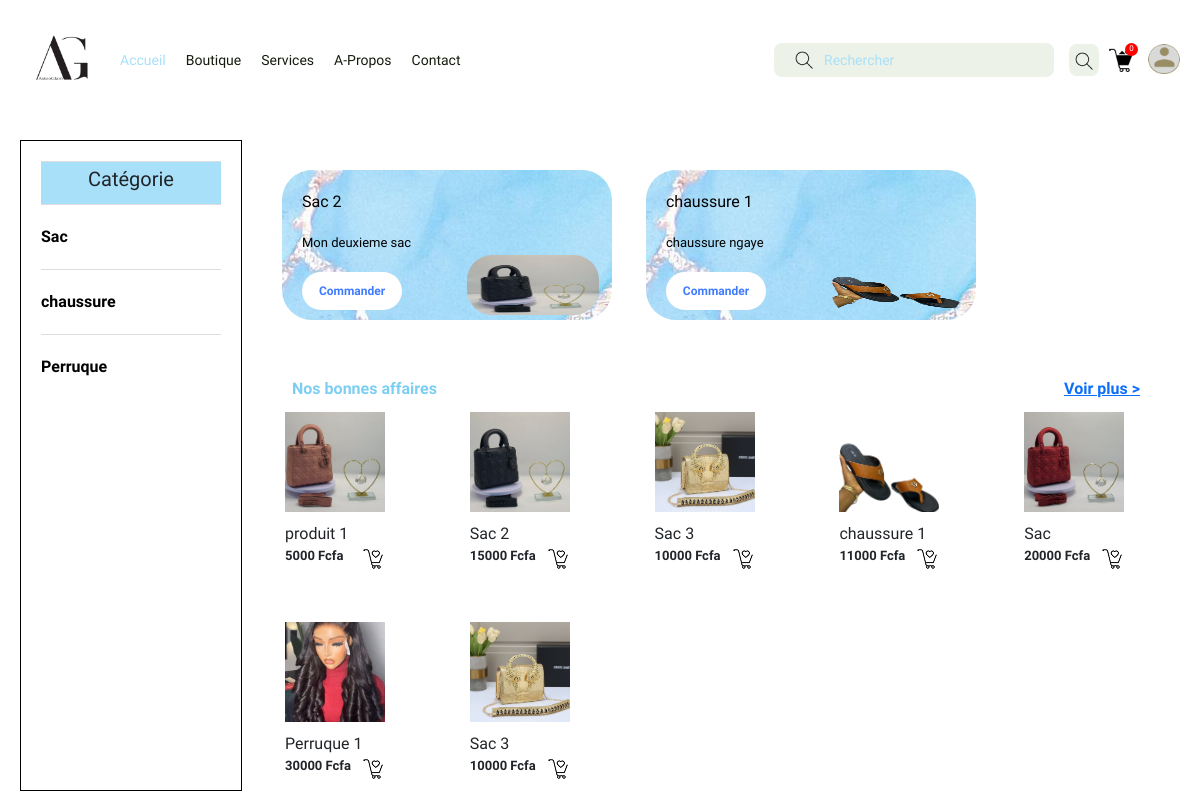
Before: / with the older database file.
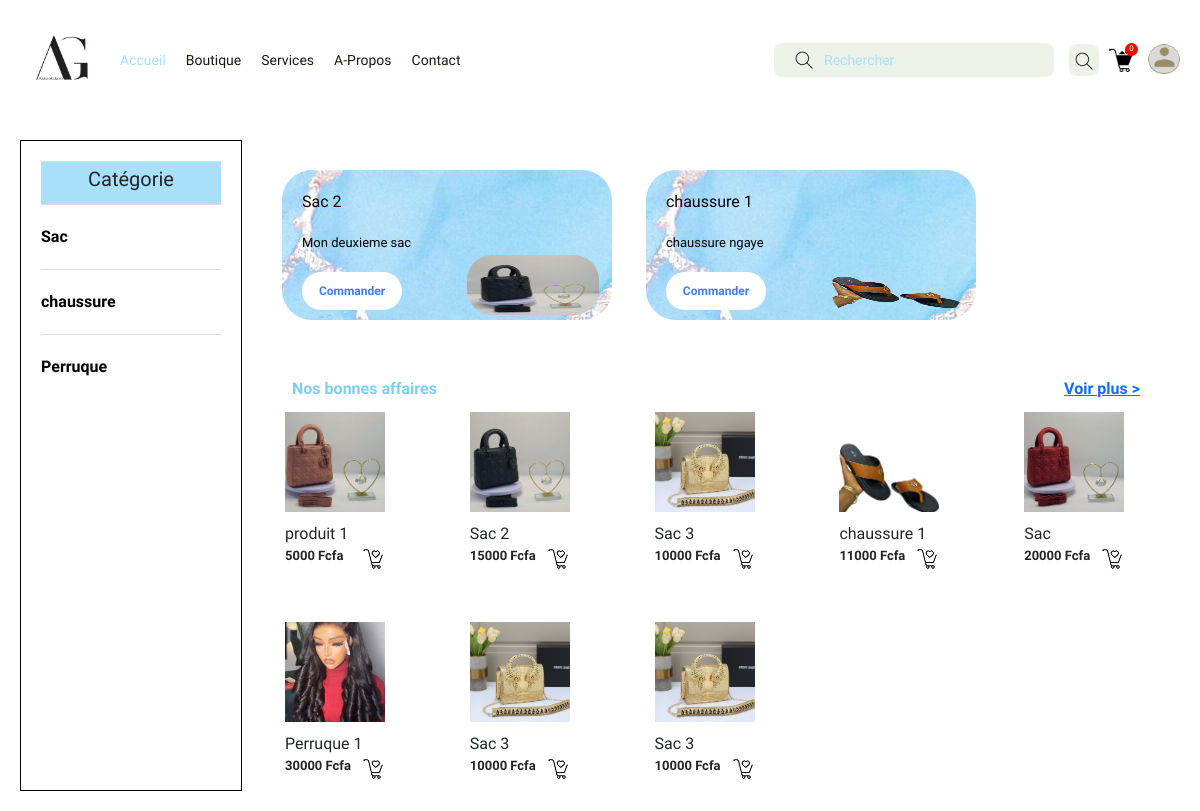
After: the same page with the newer database file.
### vente/models.py (models this page shows, shortened)
class Categorie(models.Model):
    nom= models.CharField(max_length=100)
    description= models.TextField()
    image = models.ImageField(upload_to= 'categorie_image/')

class Pub(models.Model):
    produit = models.ForeignKey(Produit,on_delete=models.SET_NULL,null=True)
    description = models.TextField()

class Produit(models.Model):
    nom = models.CharField(max_length=100)
    prix = models.IntegerField()
    description = models.TextField()
    categorie = models.ForeignKey(Categorie,on_delete=models.SET_NULL,null=True)
    image = models.ImageField(upload_to= 'produit_image/')

class BonnesAffaire(models.Model):
    produit = models.ForeignKey(Produit,on_delete=models.SET_NULL,null=True)
    date = models.DateField(auto_now_add=True)

### vente/views.py (the view)
# urls.py: path('',views.accueil,name=""),
def accueil(request):
    categories = Categorie.objects.all()
    pubs = Pub.objects.all()
    produits = Produit.objects.all()
    bonnesaffaire = BonnesAffaire.objects.all()
    return render(request,'vente/accueil.html',{'categories': categories, 'pubs': pubs,'produits': produits,'bonnesaffaires': bonnesaffaire})

### vente/context_processors.py (called while the page is built)
def panier_count(request):
    if "panier" not in request.session:
        request.session["panier"] = []
    panier = request.session["panier"]
    nombre = len(panier)
    return {'nombre': nombre}

### vente/templates/vente/accueil.html (shortened to what the changed rows need)
{%load static %}
<!DOCTYPE html>
<html lang="en">
<head>
    <link href="https://cdn.jsdelivr.net/npm/bootstrap@5.0.2/dist/css/bootstrap.min.css" rel="stylesheet">
    <link rel="stylesheet" href="{%static 'base.css'%}">
    <link rel="stylesheet" href="{%static 'accueil.css'%}">
</head>
<body>
    <div class="contenu">
       <div class="cat_pub">
            <div class="gauche">
                {% for categorie in categories %}
                    <div class="cart-item"><a href="{% url 'categorie_filtre' categorie.id %}">{{categorie.nom}}</a></div>
                {% endfor %}
            </div>
            <div class="droite">
                <marquee direction = "right" class="pub-slider">
                    {% for pub in pubs %}
                        {% if pub.produit %}
                        <div class="pub-bloc">
                            <div class="left-bloc">
                                <span class="welcome">{{ pub.produit.nom }}</span>
                                <span class="welcome-text">{{ pub.description }} </span>
                                <a href="{% url 'ajouter_au_panier' pub.produit.id %}" class="reserver">Commander</a>
                            </div>
                            <img class="pub-image" src="{{ pub.produit.image.url }}" alt="">
                        </div>
                        {% endif %}
                    {% endfor %}
                </marquee>
                <div class="bonne_affaire">
                    <div class="container">
                        {% for bonnesaffaire in bonnesaffaires %}
                            {% if bonnesaffaire.produit %}
                            <div class="square-container" id="imageContainer{{ bonnesaffaire.id }}" onclick="toggleSelection('imageContainer1')">
                            <div class="formulaire">
                                <a href="{% url 'detail_produit' bonnesaffaire.produit.id %}">
                                    <img class="square-image" src="{{ bonnesaffaire.produit.image.url }}" alt="Placeholder Image">
                                </a>
                            </div>
                            <div class="image-title">
                                <div class="fruit">{{ bonnesaffaire.produit.nom }}</div>
                                <div class="ajout_panier">
                                    <div class="prix">{{ bonnesaffaire.produit.prix }} Fcfa</div>
                                    <a href="{% url 'ajouter_au_panier' bonnesaffaire.produit.id %}"><div><img src="{%static 'Shopping Cart.png'%}" alt=""></div></a>
                                </div>
                            </div>
                            </div>
                            {% endif %}
                        {% endfor %}
                    </div>
                </div>
            </div>
       </div>
    </div>
</body>
</html>

Changed rows visible on the page:
added BonnesAffaire: produit.image (picture), produit.nom "Sac 3", produit.prix "10000"
